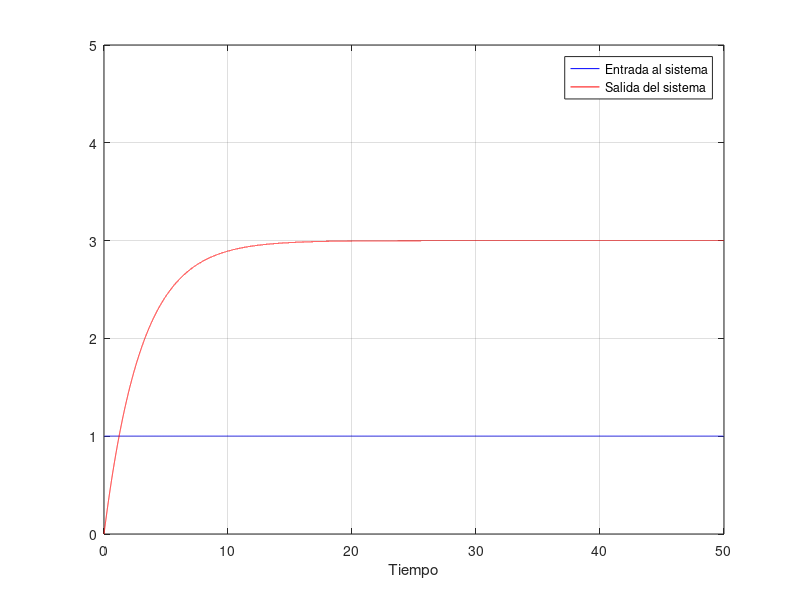
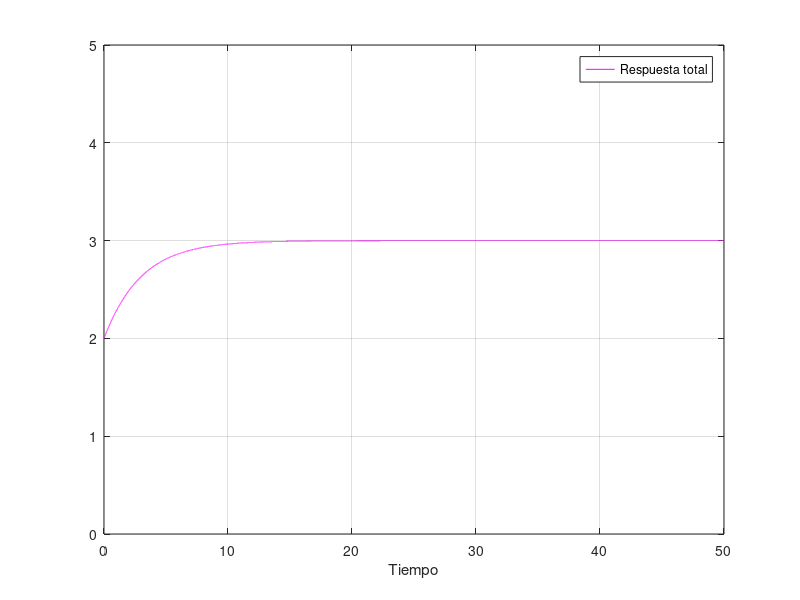

MATLAB code to generate these figures, in order:
clc
clear all
close all

t = 0:0.001:50; % Tiempo
x = (t>=0);  %entrada al sistema x(1) = 1
yf = 3 -3.*exp((-1/3).*t); %Respuesta forzada del sistema
yT = 3 - exp((-1/3).*t); % Respuesta total

figure(1)
plot(t,x, 'b') %grafica de la entrada
hold on
plot(t,yf, 'r')
grid
xlabel('Tiempo')
legend('Entrada al sistema', 'Salida del sistema')
hold off
axis([0 50 0 5])


figure(2)
plot(t, yT, 'm')
grid
legend('Respuesta total')
xlabel('Tiempo')
axis([0 50, 0 5])